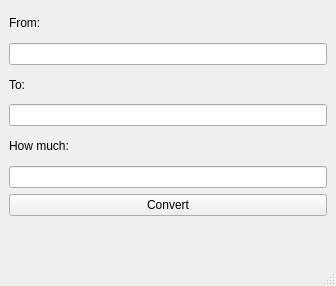
<?xml version="1.0" encoding="UTF-8"?>
<ui version="4.0">
 <class>MainWindow</class>
 <widget class="QMainWindow" name="MainWindow">
  <property name="geometry">
   <rect>
    <x>0</x>
    <y>0</y>
    <width>336</width>
    <height>286</height>
   </rect>
  </property>
  <property name="windowTitle">
   <string>MainWindow</string>
  </property>
  <widget class="QWidget" name="centralwidget">
   <layout class="QVBoxLayout" name="verticalLayout">
    <item>
     <widget class="QLabel" name="label">
      <property name="text">
       <string>From:</string>
      </property>
     </widget>
    </item>
    <item>
     <widget class="QLineEdit" name="from"/>
    </item>
    <item>
     <widget class="QLabel" name="label_2">
      <property name="text">
       <string>To:</string>
      </property>
     </widget>
    </item>
    <item>
     <widget class="QLineEdit" name="to"/>
    </item>
    <item>
     <widget class="QLabel" name="label_3">
      <property name="text">
       <string>How much:</string>
      </property>
     </widget>
    </item>
    <item>
     <widget class="QLineEdit" name="sumToConvert"/>
    </item>
    <item>
     <widget class="QPushButton" name="convert">
      <property name="text">
       <string>Convert</string>
      </property>
     </widget>
    </item>
    <item>
     <widget class="QLabel" name="answer">
      <property name="font">
       <font>
        <pointsize>22</pointsize>
       </font>
      </property>
      <property name="text">
       <string/>
      </property>
      <property name="alignment">
       <set>Qt::AlignCenter</set>
      </property>
     </widget>
    </item>
   </layout>
  </widget>
  <widget class="QMenuBar" name="menubar">
   <property name="geometry">
    <rect>
     <x>0</x>
     <y>0</y>
     <width>336</width>
     <height>21</height>
    </rect>
   </property>
  </widget>
  <widget class="QStatusBar" name="statusbar"/>
 </widget>
 <resources/>
 <connections/>
</ui>
